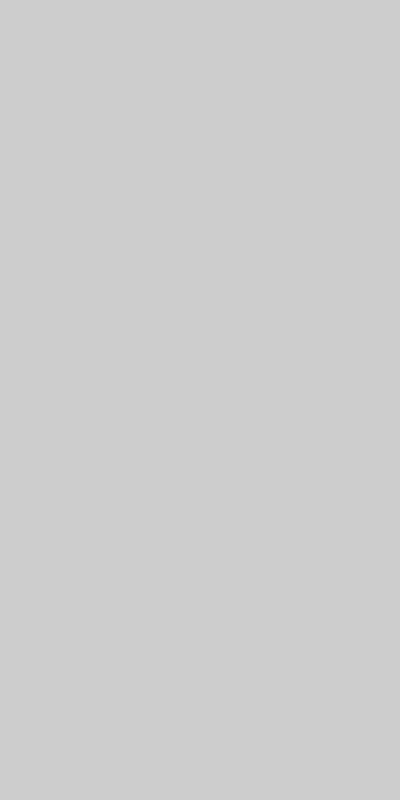
Frame 1 (no input)
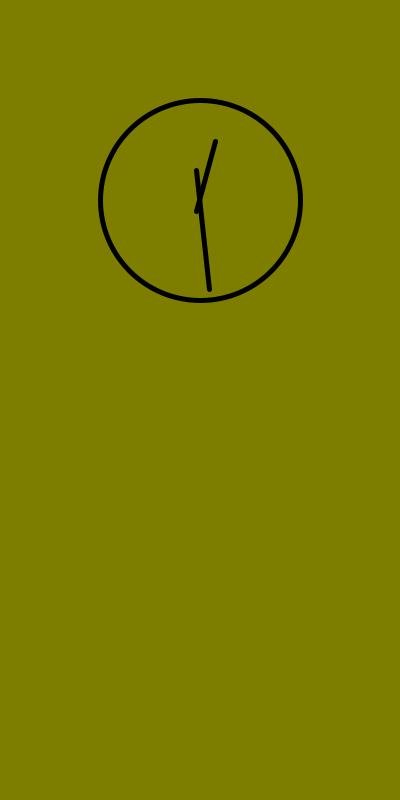
Frame 60 (the mouse pressed at the canvas centre just before this capture)
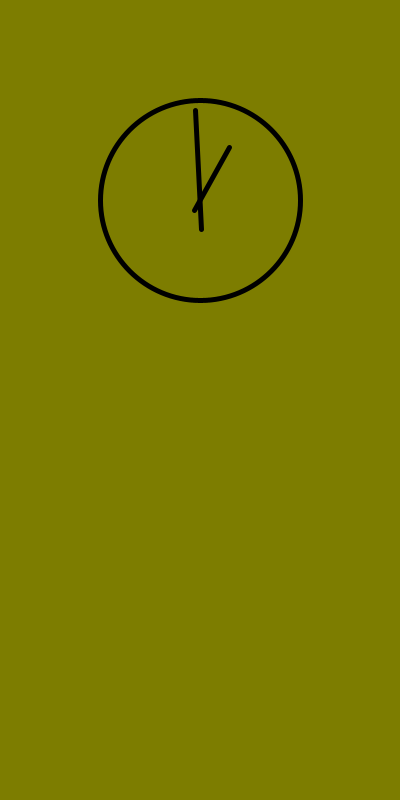
Frame 120 (the mouse held since frame 60 and released just before this capture)

The Processing sketch that drew these frames (run headless with seeded random() and noise(); from frame 60 on, the mouse is pressed at the canvas centre):

// Processing sketch: processing_187602
// ── processing_187602.pde

// random_YOSE_problem

int TATE = 16 ;
int YOKO = 7 ;

int PHASE = 1 ;

int X = 0 ; int Y = 0 ;
int RND = 0 ;

int [][] KYM = new int[30000][361] ;
int [] NKYM = new int[30000] ;
long T = 0 ;
int N = 0 ;
int Nmax = 0 ;
int [] D = new int [30000] ;
int [] B = new int [30000] ;
int [] R = new int [30000] ;
int Rmax = TATE * YOKO ;
int [] NBW = new int[30000] ;
int KCOL = 0 ;
int IDOU = 0 ;
int Kcancel = 0 ;
int I = 0 ; int II = 0 ; int III = 0 ; int IIII = 0 ;
int [][] Z = new int [30000][361] ; 
int Zmax = 0 ; int Zmin = 0 ;
int ZT = 0 ; int ZF = 0 ; int ZZ = 0 ;
int ZZZ = 0 ;
int WSTN = 0 ;
int BSTN = 0 ;
int EPTN = 0 ;
int EPTmax = 9 ;
int KOU = 0 ;
int GP = 0 ;
int DR = 0 ;
int GI = 0 ;
int Q = 0 ;
int [] PASSED = new int [30000] ;

float CLX = 0 ;
float CLY = 0 ;
float CLN = 0 ;

int [] TJNB = new int [30000] ; 
int TJNBmax = 0 ;
int [] TJNW = new int [30000] ; 
int TJNWmax = 0 ;
int [][] F = new int [30000][360] ;
int maxI = 0 ; int minI = 0 ;



void setup(){
  
  size (400,800) ;
  strokeWeight( 2 ) ;
   for ( II = 0 ; II < 361 ; II++ ) {
     Z[0][II] = 9 ;
     PASSED[II] = 0 ;
     }
  
} // setup()

void draw(){
  
  
 
  
  if ( PHASE == 6 ){
    
    ANS() ;
    
    if ( mousePressed == true ){
      RESET() ;
    }
    
  } //PHASE == 6 
  
  
  
  if ( PHASE == 5 ){
    
    if ( mousePressed == true ){
      PHASE = 6 ;
      N = 0 ; II = 1 ; IIII = 0 ;
      T = millis() ;
    }
    
  } // PHASE == 5
  
  
  
  if ( PHASE == 4 ){
    
    
      GOBANdraw() ;
      TEJUNfind() ;
      PHASE = 5 ;
      
   
  
  } // PHASE == 4
  
 
  if ( PHASE == 3 ){
    
    for ( Q = 0 ; Q < 10000 ; Q++ ){
    
     
        
    if ( ( Nmax >= 29998 ) ){
      
      ZZZ = 0  ;
      RESET() ;
      //println( "TimeOut" ) ;
      
    }
    
        
    
    if ( R[N] < Rmax ){
      
      RtoXYI() ;
      
      if ( KYM[N][I] == 0 ){
        
         for ( II = 0 ; II < ( (YOKO+2)*(TATE+2) ) ; II++ ) {
           NKYM[II] = KYM[N][II] ;
           }

      NKYM[I] = NBW[N] ;

      if ( NBW[N] == 1 ) { 
        KCOL = 2 ;
      }
      if ( NBW[N] == 2 ) { 
        KCOL = 1 ;
      }

      IIII = 1 ;

      while ( IIII <= 4 ) {

        RtoXYI() ;
        
        if ( IIII == 1 ) { 
          III = I - (YOKO+2) ;
        }
        if ( IIII == 2 ) { 
          III = I - 1 ;
        }
        if ( IIII == 3 ) { 
          III = I + 1 ;
        }
        if ( IIII == 4 ) { 
          III = I + (YOKO+2) ;
        }          

        if ( ( NKYM[III] == KCOL ) ) {

          X = III ; 
          Y = 0 ;
          while ( X > ( (YOKO+2)-1) ) {
            X = X -  (YOKO+2) ;
            Y = Y + 1 ;
          }

          Kcancel = 0 ;
          KESUone() ;    
          KESUtwo() ;

          
        }

        IIII = IIII + 1 ;
      }/// IIII < 4 

      RtoXYI() ;
      
      if ( NBW[N] == 1 ) { 
        KCOL = 1 ;
      }
      if ( NBW[N] == 2 ) { 
        KCOL = 2 ;
      }


      III = I ;


      if ( ( NKYM[III] == KCOL ) ) {

        X = III ; 
        Y = 0 ;
        while ( X > ( (YOKO+2)-1) ) {
          X = X -  (YOKO+2) ;
          Y = Y + 1 ;
        }

        Kcancel = 0 ;
        KESUone() ; 
        KESUtwo() ;

    
      }


      RtoXYI() ;
     
      IDOU = 0 ; 
      
      if ( NBW[N] == 1 ) { 
        KCOL = 2 ;
      }
      if ( NBW[N] == 2 ) { 
        KCOL = 1 ;
      }

      if ( NKYM[I] == KCOL ) {
        IDOU = 0 ;
      }
      else {
        IDOU = 1 ;
      }
   
      
      
        KOU = 1 ;       
        KOUcheck() ;

        if (  KOU == 1  ) {
          IDOU = 0 ;
        }
        
       RtoXYI() ; 
       if ( ( Y < 3 ) || ( Y > (TATE-2) ) ){
         IDOU = 0 ;
       }
        
            
      
      if ( IDOU == 1 ){
        
       NextStep() ;
        
      }else{ Z[N][R[N]] = 6 ; R[N] = R[N] + 1 ; } // IDOU == 1 or not
    
        
     }else{ Z[N][R[N]] = 6 ; R[N] = R[N] + 1 ; } // KYM[N][I] == 0 or not
      
     
           
    } // R[N] < Rmax
    
    if ( R[N] == Rmax ){
    
    for ( II = 0 ; II < ( (YOKO+2)*(TATE+2) ) ; II++ ) {
           NKYM[II] = KYM[N][II] ;
           }
    
    if ( N > 0 ) {      
      
    if (  PASSED[B[N]] == 0  ){
      
      PASSED[N] = 1 ;
      NextStep() ;
     
     }else{ 
      SCOREcount() ;
      R[N] = R[N] + 1 ;
     }
    }else{
      
      PASSED[N] = 0 ;
      NextStep() ;
      
    } // N > 0 or not
    
    } // R[N] == Rmax
    
    if ( R[N] > Rmax ) {
      
      Zcheck() ;
      R[N] = R[N] + 1 ;
      
      
    }
    
    if ( PHASE != 3 ){ Q = 1000000 ; }
    
    } // Q
    
    CLOCKdraw() ;
    
    if ( ( mousePressed == true ) ){ RESET() ; }
    
  } // PHASE == 3
  
 
  if ( PHASE == 2 ){
    
    RESET() ;
    RNDGOBAN() ; 
    N = 0 ;
   
      for ( II = 0 ; II < ( (YOKO+2)*(TATE+2) ) ; II++ ) {
           KYM[N][II] = NKYM[II] ;
        }
   
   
    PHASE = 3 ;
   
    NBW[0] = 1 ;
    Rmax = TATE * YOKO ;
    
    EPTNcount() ;
    
    if ( EPTN > EPTmax ) { PHASE = 2 ; }
            
             
  } // PHASE == 2
   
  
  
  
  if ( PHASE == 1 ){
    
    GOBANset() ;
    PHASE = 2 ;
          
  } // PHASE == 1
  
  mousePressed = false ;
    
  
} // draw()


void GOBANset(){
  
  
    if ( GP == 0 ){ 
      
    for ( I = 0 ; I < ( 19 * 19 ) ; I++ ){
      
      NKYM[I] = 0 ;
      
    }
     
      
    X = 0 ; 
    Y = 0 ; 
    N = 0 ;
   

    for ( X = 0 ; X < (YOKO+2) ; X++) {
      I = ( (YOKO+2) * Y ) + X ;
      NKYM [I] = 3 ;
    }

    X = 0 ; 
    Y = 0 ;

    for ( Y = 0 ; Y < (TATE+2) ; Y++) {
      I = ( (YOKO+2) * Y ) + X ;
      NKYM [I] = 3 ;
    }

    X = (YOKO+2)-1 ; 
    Y = 0 ;

    for ( Y = 0 ; Y < (TATE+2) ; Y++) {
      I = ( (YOKO+2) * Y ) + X ;
      NKYM [I] = 3 ;
    }

    X = 0 ; 
    Y = (TATE+2) - 1 ;

    for ( X = 0 ; X < (YOKO+2) ; X++) {
      I = ( (YOKO+2) * Y ) + X ;
      NKYM [I] = 3 ;
    }

  
    
    GP = 1 ;
    DR = 1 ;
    
   
    
    } // GP == 0 
    
    Rmax = TATE * YOKO ;
     
} // GOBANset()


void KESUone() {

  I = ( ( YOKO + 2 ) * Y ) + X ;
  NKYM[I] = KCOL + 3 ;

  X = X + 1 ;
  if ( ( X >= 0 ) && ( X < (YOKO+2) ) && ( Y >= 0 ) && ( Y < (TATE+2) ) ) {
    I = ( (YOKO + 2 ) * Y ) + X ;
    if ( NKYM[I] == KCOL ) {
      KESUone() ;
    }
    if ( NKYM[I] == 0 ) {
      Kcancel = 1 ;
    }
  }

  X = X - 1 ;
  Y = Y + 1 ;
  if ( ( X >= 0 ) && ( X < (YOKO+2) ) && ( Y >= 0 ) && ( Y < (TATE+2) ) ) {
    I = ( (YOKO + 2 ) * Y ) + X ;
    if ( NKYM[I] == KCOL ) {
      KESUone() ;
    }
    if ( NKYM[I] == 0 ) {
      Kcancel = 1 ;
    }
  }

  X = X - 1 ;
  Y = Y - 1 ;
  if ( ( X > 0 ) && ( X < (YOKO+2) ) && ( Y > 0 ) && ( Y < (TATE+2 ) ) ) {
    I = ( (YOKO + 2 ) * Y ) + X ;
    if ( NKYM[I] == KCOL ) {
      KESUone() ;
    }
    if ( NKYM[I] == 0 ) {
      Kcancel = 1 ;
    }
  }

  X = X + 1 ;
  Y = Y - 1 ;
  if ( ( X > 0 ) && ( X < (YOKO+2) ) && ( Y > 0 ) && ( Y < (TATE+2) ) ) {
    I = ( (YOKO + 2 ) * Y ) + X ;
    if ( NKYM[I] == KCOL ) {
      KESUone() ;
    }
    if ( NKYM[I] == 0 ) {
      Kcancel = 1 ;
    }
  }

  Y = Y + 1 ;
} // KESUone()


void KESUtwo(){
  
    for ( II = 0 ; II < ((TATE+2)*(YOKO+2)) ; II ++ ) {
          if ( NKYM[II] == KCOL+3 ) {
            if ( Kcancel == 0 ) {
              
              if ( KCOL == 1 ){ NKYM[II] = 2 ; }
              if ( KCOL == 2 ){ NKYM[II] = 1 ; }
              
            }
            if ( Kcancel == 1 ) {
              NKYM[II] = KCOL ;
            }
          }
        }
        
} // KESUtwo()


void KOUcheck(){
  
   if (  D[N] > 0  ) {
     
       III = N ;
       while ( III > 0 ){
        
        KOU = 1 ; 
        for ( II = 0 ; II < ((TATE+2)*(YOKO+2) - 1 ) ; II ++ ) {

          if ( KYM[B[III]][II] != NKYM[II] ) {
            KOU = 0 ;
          }
        }
        
        if ( KOU == 1 ){ III = 0 ; }
        
        III = B[III] ;
        
       }
        
      }else {
        KOU = 0 ;
      }
     
} // KOUcheck()

void WSTNcount(){
  
  WSTN = 0 ;
    for ( I = 0 ; I < ( (TATE+2)*(YOKO+2) ) ; I++) {
      if ( KYM[N][I] == 2 ) {
        WSTN = WSTN + 1 ;
      }
    }
    
} // WSTNcount()


void BSTNcount(){
  
  BSTN = 0 ;
    for ( I = 0 ; I < ( (TATE+2)*(YOKO+2) ) ; I++) {
      if ( KYM[N][I] == 1 ) {
        BSTN = BSTN + 1 ;
      }
    }
    
} // BSTNcount()



void EPTNcount(){
  
  EPTN = 0 ;
    for ( I = 0 ; I < ( (TATE+2)*(YOKO+2) ) ; I++) {
      if ( KYM[N][I] == 0 ) {
        EPTN = EPTN + 1 ;
      }
    }
    
} // EPTNcount()


void Zcheck(){
  
  
  
  ZZ = 0 ; ZT = 0 ; ZF = 0 ;
  Zmax = 100 ; Zmin = 500 ;
  
  for ( III = 0 ; III <= Rmax ; III ++ ){
    
    if ( ( Z[N][III] > 100 ) && ( Z[N][III] < 500 ) ) {
            
            if ( Zmax < Z[N][III] ){ Zmax = Z[N][III] ; }
            if ( Zmin > Z[N][III] ){ Zmin = Z[N][III] ; }
      
          }
    if ( Z[N][III] == 9 ) {
            ZZ = 9 ;
          }
                    
    } // 0 < R < Rmax
  
  if ( ( NBW[N] == 1 ) && ( D[N] > 0 ) && ( ZZ != 9 ) ){
    
   Z[B[N]][R[B[N]]] = Zmax ;
   N = B[N] ;
   Zcheck() ;
  
  }
  
  if ( ( NBW[N] == 2 ) && ( D[N] > 0 ) && ( ZZ != 9 ) ){
    
   Z[B[N]][R[B[N]]] = Zmin ;
   N = B[N] ;
   Zcheck() ;
  
  }
 

 
 
  if (  ( N == 0 ) && ( ZZ != 9 ) ){
   
    
   ZZZ = 1 ;
   PHASE = 4 ;
  
  } 
  
 
  
} // Zcheck()



void NextStep(){
 
        B[Nmax+1] = N ;
        F[N][R[N]] = Nmax + 1 ;
        N = Nmax + 1 ;
        D[N] = D[B[N]] + 1 ;
        Nmax = Nmax + 1 ;
        PASSED[N] = 0 ;
        R[N] = 0 ;
  
        for ( II = 0 ; II < 360 ; II++ ) {
            Z[N][II] = 9 ;
        }
                
        for ( II = 0 ; II < ( (YOKO+2)*(TATE+2) ) ; II++ ) {
           KYM[N][II] = NKYM[II] ;
        }
        
               
        if ( NBW[B[N]] == 1 ){ NBW[N] = 2 ; }
        if ( NBW[B[N]] == 2 ){ NBW[N] = 1 ; } 
       
 
                 
} // NextStep() ;


void RESET(){
  
    for ( I = 0 ; I < 30000 ; I++ ){
    for ( II = 0 ; II < 360 ; II++ ) {
     Z[I][II] = 9 ;
     PASSED[II] = 0 ;
     TJNB[II] = 0 ;
     TJNW[II] = 0 ;
     
     }
     }
     
     R[0] = 0 ;
     Nmax = 0 ;
     NBW[0] = 1 ;
     
    PHASE = 2 ;
    N = 0 ;
    ZZZ = 0 ;
    
           
} // RESET()
  
  
void ANS(){
    

    background(125,125,0) ;
    stroke(0,0,0) ;
    
    
    X = 0 ; 
    Y = 0 ;

    for ( X = 1 ; X <= (YOKO) ; X++ ) {
      stroke(0, 0, 0);
      line ( 40 + (40*X),  80, 40 + (40*X),  ( 40 * (TATE) ) + 40  ) ;
    }
    for ( Y = 1 ; Y <= (TATE) ; Y++ ) {
      line ( 80,  40 + (40*Y), 40 + ( 40 * (YOKO) ),  40 + (40*Y) ) ;
    }


    for ( I = 0 ; I < ( (TATE+2)*(YOKO+2) ) ; I ++ ) {

      X = I ; 
      Y = 0 ;
      while ( X > ( (YOKO+2)-1) ) {
        X = X -  (YOKO+2) ;
        Y = Y + 1 ;
      }

      if ( KYM[N][I] == 1 ) {
        fill(0, 0, 0) ;
        stroke(0, 0, 0) ;
        ellipse( 40 + (40*X),   40 + (40*Y), 37, 37 ) ;
      }


      if ( KYM[N][I] == 2 ) {
        fill(255, 255, 255) ;
        stroke(0,0,0) ;
        ellipse( 40 + (40*X),   40 + (40*Y), 37, 37 ) ;
      }
    }  

   if ( ( millis() - T ) > 750 ){
     
     T = millis() ; 
     
     if ( IIII == 0 ){
     if ( II < TJNBmax ){
       
       N = TJNB[II] ;
       II = II + 1 ;
       
     }else{
       
       N = 0 ; II = 1 ; IIII = 1 ;
       
     }
     }
     
     
     if ( IIII == 1 ){
     if ( II < TJNWmax ){
       
       N = TJNW[II] ;
       II = II + 1 ;
       
     }else{
       
       N = 0 ; II = 1 ; IIII = 0 ;
       
     }
     }
     
     
   }
   
  

  } // ANS()
  
  
  
void RNDGOBAN(){
  
   
    N = 0 ;
    X = 1 ; 
    Y = 1  ;
    I = ( (YOKO + 2 ) * Y ) + X ;

    Y = 1 ;
    for ( X = 1 ; X <= YOKO ; X++){     
      I = ( (YOKO + 2 ) * Y ) + X ;
      NKYM[I] = 2 ;       
    }
    
    Y = 2 ;
    for ( X = 1 ; X <= YOKO ; X++){     
      I = ( (YOKO + 2 ) * Y ) + X ;
      NKYM[I] = 2 ;       
    }
    
    Y = TATE - 1 ;
    for ( X = 1 ; X <= YOKO ; X++){     
      I = ( (YOKO + 2 ) * Y ) + X ;
      NKYM[I] = 1 ;       
    }
    
    Y = TATE ;
    for ( X = 1 ; X <= YOKO ; X++){     
      I = ( (YOKO + 2 ) * Y ) + X ;
      NKYM[I] = 1 ;       
    }
    
    for ( X = 1 ; X <= YOKO ; X = X + 2 ){
      for ( Y = 3 ; Y <= (TATE-2) ; Y++ ){
        I = ( (YOKO + 2 ) * Y ) + X ;
        NKYM[I] = 2 ; 
      }
    }
    
    for ( X = 2 ; X <= YOKO ; X = X + 2 ){
      for ( Y = 3 ; Y <= (TATE-2) ; Y++ ){
        I = ( (YOKO + 2 ) * Y ) + X ;
        NKYM[I] = 1 ; 
      }
    }
    
    X = 1 ; Y = 1 ; I = ( (YOKO + 2 ) * Y ) + X ; NKYM[I] = 0 ;
    X = YOKO ; Y = 1 ; I = ( (YOKO + 2 ) * Y ) + X ; NKYM[I] = 0 ;
    X = 1 ; Y = TATE ; I = ( (YOKO + 2 ) * Y ) + X ; NKYM[I] = 0 ;
    X = YOKO ; Y = TATE ; I = ( (YOKO + 2 ) * Y ) + X ; NKYM[I] = 0 ;
   
    
    for ( II = 0 ; II < 5 ; II++ ){
        
      X = int(random(2.5,(YOKO-0.5))) ;  
      Y = int(random(3.5,(TATE-1))) ;
      I = ( (YOKO + 2 ) * Y ) + X ; 
      NKYM[I] = 0 ;
           
    }
 

    X = 1 ; 
    Y = 1 ;  

    while ( Y < (TATE+2-1) ) { 

      Kcancel = 0 ; 
      KCOL = 0 ;
      I = ( (YOKO+2) * Y ) + X ;
      if ( ( NKYM[I] == 1 ) || ( NKYM[I] == 2 ) ) {
        KCOL = NKYM[I] ;
        KESUone() ;
        KESUtwo() ;
      
      }

      X = X + 1 ;
      if (X > ( YOKO+2-2) ) {
        X = 1 ;
        Y = Y + 1 ;
      }
    } 

  CLOCKdraw() ;
  

} // RNDGOBAN()



void GOBANdraw(){
  
  
     background (125,125,0) ;
     

    X = 0 ; 
    Y = 0 ;

    for ( X = 1 ; X <= (YOKO) ; X++ ) {
      stroke(0, 0, 0);
      line ( 40 + (40*X), 80, 40 + (40*X), ( 40 * (TATE) ) + 40  ) ;
    }
    for ( Y = 1 ; Y <= (TATE) ; Y++ ) {
      line ( 80, 40 + (40*Y), 40 + ( 40 * (YOKO) ), 40 + (40*Y) ) ;
    }


    for ( I = 0 ; I < ( (TATE+2)*(YOKO+2) ) ; I ++ ) {

      X = I ; 
      Y = 0 ;
      while ( X > ( (YOKO+2)-1) ) {
        X = X -  (YOKO+2) ;
        Y = Y + 1 ;
      }

      if ( KYM[0][I] == 1 ) {
        fill(0, 0, 0) ;
        stroke(0, 0, 0) ;
        ellipse( 40 + (40*X),  40 + (40*Y), 37, 37 ) ;
      }


      if ( KYM[0][I] == 2 ) {
        fill(255, 255, 255) ;
        stroke(0,0,0) ;
        ellipse( 40 + (40*X),  40 + (40*Y), 37, 37 ) ;
      }
    }  

  
} // GOBANdraw()



void RtoXYI(){
  
    X = R[N] + 1 ; 
    Y = 1 ;
    while ( X > YOKO ) {
      Y = Y + 1 ;
      X = X - YOKO ;
      }
    I = ( (YOKO + 2 ) * Y ) + X ;

} // RtoXYI()

 
 
void CLOCKdraw(){
  
   background (125,125,0) ;
   strokeWeight( 5 ) ;
   stroke (0,0,0) ;
   noFill() ;

  CLX = 90 * sin( (-1) * CLN * 2 * PI / 12 ) ;
  CLY = 90 * cos( (-1) * CLN * 2 * PI / 12 ) ;
  
  line ( 200 + (CLX/3) , 200 + (CLY/3) , 200 -  CLX  , 200 -  CLY  ) ;
  
  CLX = 60 * sin( (-1) * CLN * 2 * PI / 144 ) ;
  CLY = 60 * cos( (-1) * CLN * 2 * PI / 144 ) ;
  
  line ( 200 + (CLX/5) , 200 + (CLY/5) , 200 - CLX , 200 - CLY ) ;
  
  CLN = CLN + 0.1 ;
  
  if ( CLN > 144 ){
    CLN = 0 ; 
  }
  
  ellipse ( 200 , 200 , 200 , 200 ) ;
  strokeWeight( 2 ) ; 
  
} // CLOCKdraw
   
   

void SCOREcount(){
  
  WSTNcount() ; 
  BSTNcount() ;
  
      
    Z[N][R[N]] = 300 + ( BSTN - WSTN ) ;
    
  
} // SCOREcount



void TEJUNfind() {
  
  I = 0 ; N = 0 ; 
  
  while ( I <= 361 ){
    
   Zmax = 100 ; Zmin = 500 ; 
  
   for ( III = 0 ; III <= Rmax ; III ++ ){
    
    if ( ( Z[N][III] > 100 ) && ( Z[N][III] < 500 ) ) {
            
            if ( Zmax < Z[N][III] ){ Zmax = Z[N][III] ; maxI = III ; }
            if ( Zmin > Z[N][III] ){ Zmin = Z[N][III] ; minI = III ; }
      
          }
                      
    } // 0 < R < Rmax
    
    TJNB[I] = N ;
    if ( NBW[N] == 1 ){ 
      N = F[N][maxI] ;
      if ( maxI >= Rmax ){ TJNBmax = I + 1 ; I = 361 ; }
    }else{
      N = F[N][minI] ;
      if ( minI >= Rmax ){ TJNBmax = I + 1 ; I = 361 ; }
    }
    I = I + 1 ;
    
   
  } // I <= D[Nmax] black
 
  
  I = 0 ; N = 0 ; 
  TJNW[I] = N ;
  N = F[N][Rmax] ;
  I = I + 1 ;
  
  
  while ( I <= 361 ){
    
   Zmax = 100 ; Zmin = 500 ; 
  
   for ( III = 0 ; III <= Rmax ; III ++ ){
    
    if ( ( Z[N][III] > 100 ) && ( Z[N][III] < 500 ) ) {
            
            if ( Zmax < Z[N][III] ){ Zmax = Z[N][III] ; maxI = III ; }
            if ( Zmin > Z[N][III] ){ Zmin = Z[N][III] ; minI = III ; }
      
          }
                      
    } // 0 < R < Rmax
    
    TJNW[I] = N ;
    if ( NBW[N] == 1 ){ 
      N = F[N][maxI] ;
      if ( maxI >= Rmax ){ TJNWmax = I + 1 ; I = 361 ; }
    }else{
      N = F[N][minI] ;
      if ( minI >= Rmax ){ TJNWmax = I + 1 ; I = 361 ; }
    }
    I = I + 1 ;
    
   
  } // I <= D[Nmax] white
  
  
} // TEJUNfind 
